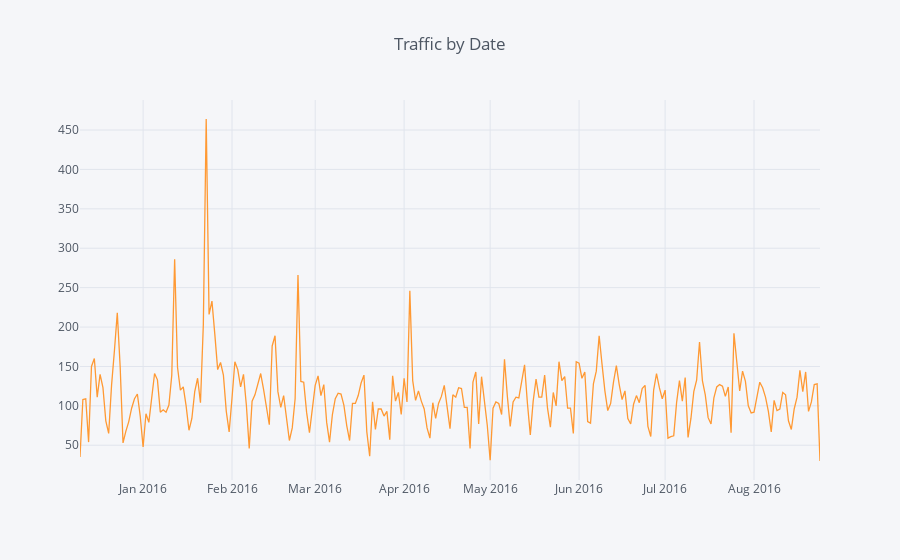

Here is the notebook cell this chart was saved with:
### Markdown cell above
** Now recreate this plot but create 3 separate plots with each plot representing a Reason for the 911 call**

### Code cell
df[df['Reason']=="Traffic"].groupby('Date').count()['zip'].iplot(title="Traffic by Date")

### Figure 1 — Plotly figure (JSON) as saved in the notebook; plotly's stock layout.template omitted (floating-point values rounded to 4 significant figures; data arrays with more than 128 entries replaced by an {"elided": "..."} marker saying what was removed)
{"data": [{"line": {"color": "rgba(255, 153, 51, 1.0)", "dash": "solid", "shape": "linear", "width": 1.3}, "mode": "lines", "name": "zip", "text": "", "type": "scatter", "uid": "2d25dfe0-ca7f-437d-8d10-839f9299438b", "x": {"elided": "259 str values"}, "y": {"elided": "259 int values"}}], "layout": {"legend": {"bgcolor": "#F5F6F9", "font": {"color": "#4D5663"}}, "paper_bgcolor": "#F5F6F9", "plot_bgcolor": "#F5F6F9", "title": {"font": {"color": "#4D5663"}, "text": "Traffic by Date"}, "xaxis": {"gridcolor": "#E1E5ED", "showgrid": true, "tickfont": {"color": "#4D5663"}, "title": {"font": {"color": "#4D5663"}, "text": ""}, "zerolinecolor": "#E1E5ED"}, "yaxis": {"gridcolor": "#E1E5ED", "showgrid": true, "tickfont": {"color": "#4D5663"}, "title": {"font": {"color": "#4D5663"}, "text": ""}, "zerolinecolor": "#E1E5ED"}}}
